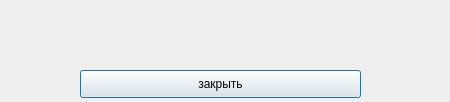
<?xml version="1.0" encoding="UTF-8"?>
<ui version="4.0">
 <class>Dialog</class>
 <widget class="QDialog" name="Dialog">
  <property name="geometry">
   <rect>
    <x>0</x>
    <y>0</y>
    <width>450</width>
    <height>102</height>
   </rect>
  </property>
  <property name="windowTitle">
   <string>Dialog</string>
  </property>
  <widget class="QPushButton" name="pushButton">
   <property name="geometry">
    <rect>
     <x>80</x>
     <y>70</y>
     <width>281</width>
     <height>28</height>
    </rect>
   </property>
   <property name="text">
    <string>закрыть</string>
   </property>
  </widget>
  <widget class="QLabel" name="label">
   <property name="geometry">
    <rect>
     <x>30</x>
     <y>30</y>
     <width>371</width>
     <height>21</height>
    </rect>
   </property>
   <property name="text">
    <string/>
   </property>
  </widget>
 </widget>
 <resources/>
 <connections/>
</ui>
